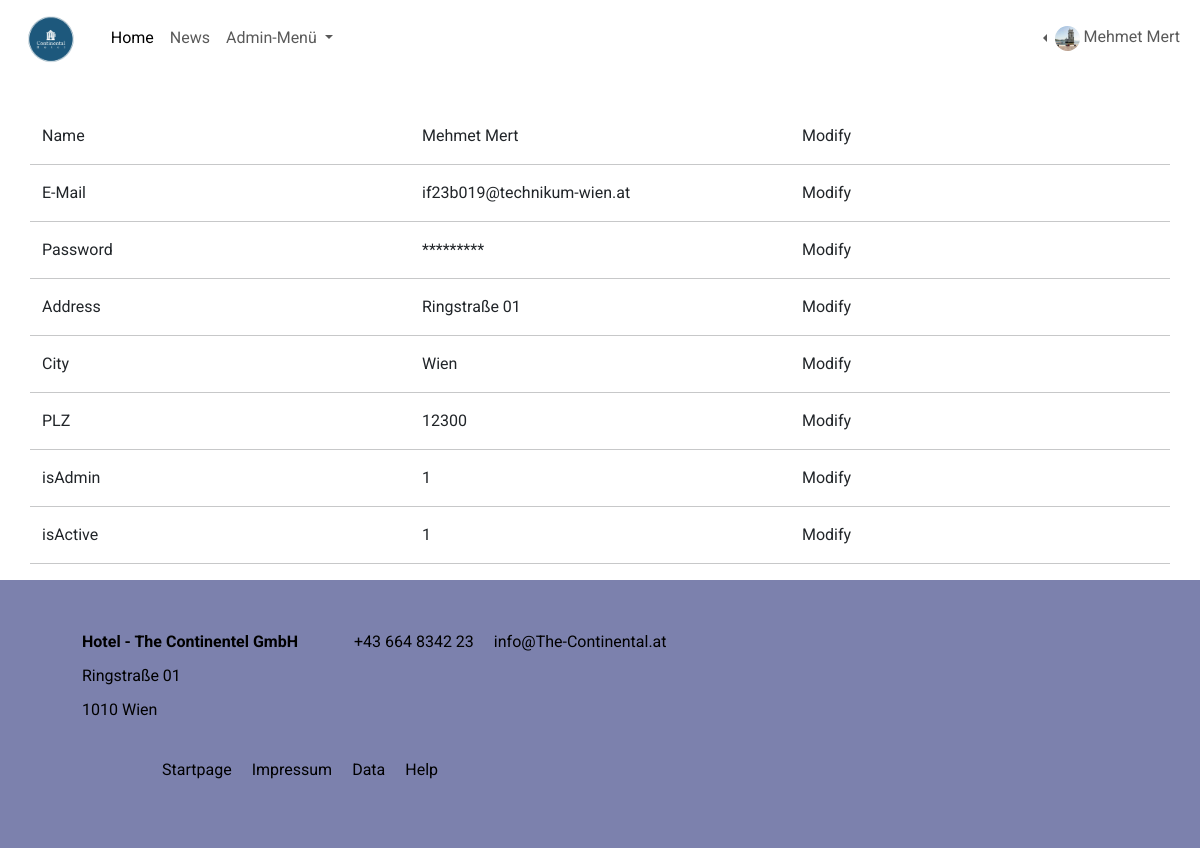
Screenshot of /users.php?userID=10 (signed in) with the database file from the repository.
### tables this page shows
CREATE TABLE `users` (
  `id` int(11) NOT NULL,
  `mail` varchar(100) DEFAULT NULL,
  `username` varchar(255) DEFAULT NULL,
  `vname` varchar(100) DEFAULT NULL,
  `nname` varchar(100) DEFAULT NULL,
  `geschlecht` char(1) DEFAULT NULL,
  `passwort` varchar(255) DEFAULT NULL,
  `adresse` varchar(100) DEFAULT NULL,
  `stadt` varchar(100) DEFAULT NULL,
  `plz` varchar(10) DEFAULT NULL,
  `isAdmin` int(1) DEFAULT 0,
  `isActive` int(1) DEFAULT 1
);

### inc/table_profileinfo.php (the view, shortened to what this page needs)
<div class="container profilesection">
    <div class="row profileelem">
        <div class="col-4"><span>Name</span></div>
        <div class="col-4">
            <p class="tablep"><?php echo $vorname . " " . $nachname; ?></p>
        </div>
        <div class="col-4" onclick="edit(0);"><span class="bearbeiten">Modify</span></div>
        <hr>
    </div>
    <div class="row profileelem">
        <div class="col-4"><span>E-Mail</span></div>
        <div class="col-4">
            <p class="tablep"><?php echo $mail;?></p>
        </div>
        <div class="col-4" onclick="edit(1);"><span class="bearbeiten">Modify</span></div>
        <hr>
    </div>
    <div class="row profileelem">
        <div class="col-4"><span>Password</span></div>
        <div class="col-4">
            <p class="tablep">*********</p>
        </div>
        <div class="col-4" onclick="edit(2);"><span class="bearbeiten">Modify</span></div>
        <hr>
    </div>
    <div class="row profileelem">
        <div class="col-4"><span>Address</span></div>
        <div class="col-4">
            <p class="tablep"><?php echo $adresse;?></p>
        </div>
        <div class="col-4" onclick="edit(3);"><span class="bearbeiten">Modify</span></div>
        <hr>
    </div>
    <div class="row profileelem">
        <div class="col-4"><span>City</span></div>
        <div class="col-4">
            <p class="tablep"><?php echo $stadt;?></p>
        </div>
        <div class="col-4" onclick="edit(4);"><span class="bearbeiten">Modify</span></div>
        <hr>
    </div>
    <div class="row profileelem">
        <div class="col-4"><span>PLZ</span></div>
        <div class="col-4">
            <p class="tablep"><?php echo $plz;?></p>
        </div>
        <div class="col-4" onclick="edit(5);"><span class="bearbeiten">Modify</span></div>
        <hr>
    </div>
    <?php if($_SESSION['isAdmin'] == 1) :?>
    <div class="row profileelem">
        <div class="col-4"><span>isAdmin</span></div>
        <div class="col-4">
            <p class="tablep"><?php echo $isAdmin;?></p>
        </div>
        <div class="col-4" onclick="edit(6);"><span class="bearbeiten">Modify</span></div>
        <hr>
    </div>
    <div class="row profileelem">
        <div class="col-4"><span>isActive</span></div>
        <div class="col-4">
            <p class="tablep"><?php echo $isActive;?></p>
        </div>
        <div class="col-4" onclick="edit(7);"><span class="bearbeiten">Modify</span></div>
        <hr>
    </div>
    <?php endif;?>
</div>

### style/style.css (style rules this page uses)
:root { --navy: #2e4374; --beige: #e5c3a6; --blue: #7c81ad; --lightnavy: #4b527e; --grey: #888888; }
html { height: 100%; }
body { min-height: 100%; display: flex; flex-direction: column; font-family: "Roboto"; scroll-behavior: smooth; }
.tablep { word-wrap: break-word; }

### rows the page displays
users: vname "Mehmet", nname "Mert", mail "if23b019@technikum-wien.at", adresse "Ringstraße 01", stadt "Wien", plz "12300", isAdmin "1", isActive "1"

### other values shown
$_SESSION['vorname'] "Mehmet"
$_SESSION['nachname'] "Mert"
